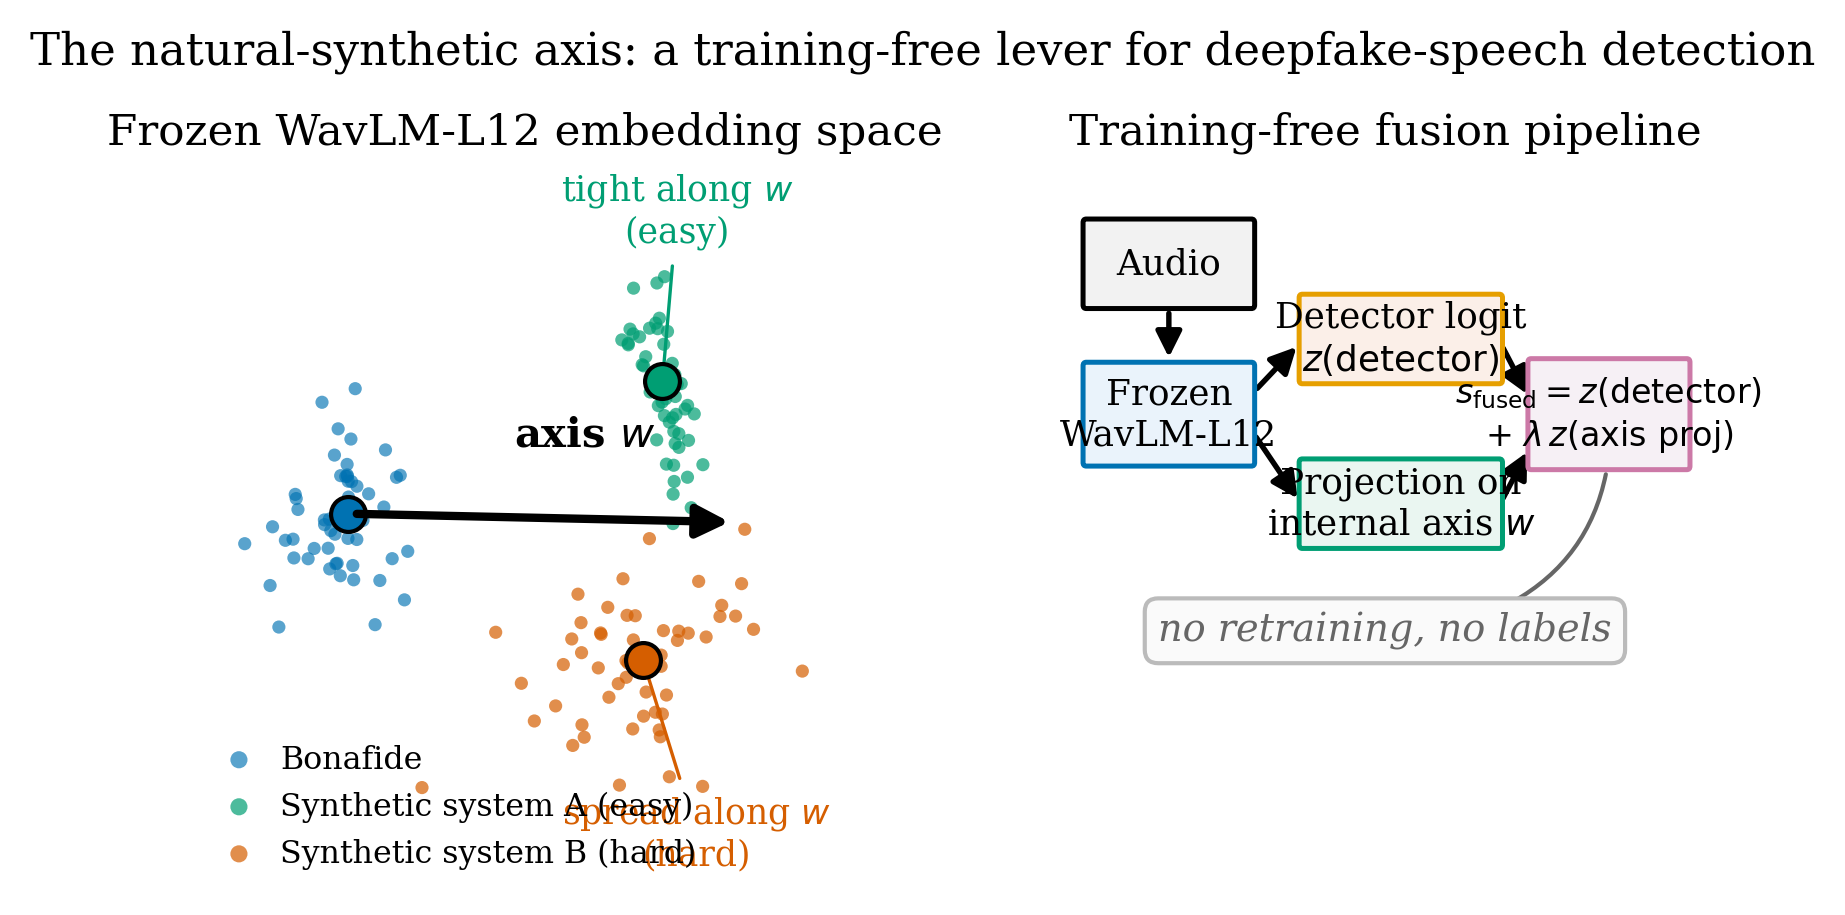

Python code for this plot:
"""Fig 1: schematic concept figure for the natural-synthetic axis lever.

LEFT: 2-D sketch of frozen WavLM-L12 embedding space with a bonafide cluster
and two synthetic-system clusters, showing the natural-synthetic axis w and
"easy" (tight-along-w) vs "hard" (spread-along-w) synthetic systems.

RIGHT: training-free fusion pipeline as a box/arrow diagram.
"""
import os
import sys

import numpy as np
import matplotlib.pyplot as plt
from matplotlib.patches import FancyArrowPatch, FancyBboxPatch, Ellipse
from matplotlib.patches import ConnectionPatch

sys.path.insert(0, os.path.dirname(os.path.abspath(__file__)))
from _style import (apply_style, hide_top_right, save_both, BLUE, VERMILLION,
                     GREEN, PINK, ORANGE, GRAY, LIGHT_GRAY, BLACK,
                     SINGLE_COL_WIDTH)

apply_style()
rng = np.random.default_rng(7)

OUT_DIR = os.path.dirname(os.path.abspath(__file__))

fig = plt.figure(figsize=(SINGLE_COL_WIDTH, 3.1))
gs = fig.add_gridspec(1, 2, width_ratios=[1.05, 1.0], wspace=0.32)

# ---------------------------------------------------------------------------
# LEFT PANEL: embedding-space sketch
# ---------------------------------------------------------------------------
axL = fig.add_subplot(gs[0, 0])

bona_center = np.array([-1.6, 0.0])
easy_center = np.array([1.6, 1.0])
hard_center = np.array([1.4, -1.1])

n = 55
bona_pts = bona_center + rng.normal(scale=[0.42, 0.42], size=(n, 2))

# "easy" system: tight cluster elongated perpendicular to axis (tight ALONG axis)
theta = np.deg2rad(18)
rot = np.array([[np.cos(theta), -np.sin(theta)], [np.sin(theta), np.cos(theta)]])
easy_local = rng.normal(scale=[0.14, 0.5], size=(n, 2))  # narrow along axis (x), spread perpendicular (y)
easy_pts = easy_center + easy_local @ rot.T

# "hard" system: spread along the axis direction (wide along w)
hard_local = rng.normal(scale=[0.75, 0.42], size=(n, 2))
hard_pts = hard_center + hard_local @ rot.T

axL.scatter(bona_pts[:, 0], bona_pts[:, 1], s=10, color=BLUE, alpha=0.65,
            edgecolors="none", label="Bonafide")
axL.scatter(easy_pts[:, 0], easy_pts[:, 1], s=10, color=GREEN, alpha=0.7,
            edgecolors="none", label="Synthetic system A (easy)")
axL.scatter(hard_pts[:, 0], hard_pts[:, 1], s=10, color=VERMILLION, alpha=0.7,
            edgecolors="none", label="Synthetic system B (hard)")

for c, col in [(bona_center, BLUE), (easy_center, GREEN), (hard_center, VERMILLION)]:
    axL.scatter(*c, s=70, color=col, edgecolors="black", linewidths=1.0, zorder=5)

# natural-synthetic axis w: arrow from bonafide centroid toward spoof centroid
spoof_overall_center = (easy_center + hard_center) / 2
w_start = bona_center
w_end = bona_center + 1.28 * (spoof_overall_center - bona_center)
arrow = FancyArrowPatch(w_start, w_end, arrowstyle="-|>", mutation_scale=16,
                         linewidth=2.0, color=BLACK, zorder=6)
axL.add_patch(arrow)
mid = w_start + 0.62 * (w_end - w_start)
axL.annotate(r"axis $w$", xy=mid, xytext=(mid[0] - 0.05, mid[1] + 0.55),
             fontsize=10, fontweight="bold", ha="center")

# annotate tight/spread along w
axL.annotate("tight along $w$\n(easy)", xy=easy_center, xytext=(easy_center[0] + 0.15, easy_center[1] + 1.05),
             fontsize=8.3, ha="center", color=GREEN,
             arrowprops=dict(arrowstyle="-", color=GREEN, lw=0.8))
axL.annotate("spread along $w$\n(hard)", xy=hard_center, xytext=(hard_center[0] + 0.55, hard_center[1] - 1.55),
             fontsize=8.3, ha="center", color=VERMILLION,
             arrowprops=dict(arrowstyle="-", color=VERMILLION, lw=0.8))

axL.set_xlim(-3.2, 3.6)
axL.set_ylim(-2.8, 2.6)
axL.set_xticks([])
axL.set_yticks([])
for s in axL.spines.values():
    s.set_visible(False)
axL.set_title("Frozen WavLM-L12 embedding space", fontsize=10.5)
axL.legend(loc="lower left", frameon=False, fontsize=7.6, handletextpad=0.3,
           borderaxespad=0.1, markerscale=1.3)

# ---------------------------------------------------------------------------
# RIGHT PANEL: training-free fusion pipeline
# ---------------------------------------------------------------------------
axR = fig.add_subplot(gs[0, 1])
axR.set_xlim(0, 10)
axR.set_ylim(0, 10)
axR.axis("off")


def box(ax, xy, w, h, text, fc="white", ec=BLACK, fontsize=8.6, lw=1.2, style="round,pad=0.05"):
    x, y = xy
    b = FancyBboxPatch((x, y), w, h, boxstyle=style, linewidth=lw,
                        edgecolor=ec, facecolor=fc, zorder=3)
    ax.add_patch(b)
    ax.text(x + w / 2, y + h / 2, text, ha="center", va="center", fontsize=fontsize,
            zorder=4, linespacing=1.25)
    return (x, y, w, h)


def arrow(ax, p0, p1, color=BLACK, lw=1.3, style="-|>", connectionstyle=None):
    a = FancyArrowPatch(p0, p1, arrowstyle=style, mutation_scale=13,
                         linewidth=lw, color=color, zorder=2,
                         connectionstyle=connectionstyle)
    ax.add_patch(a)


b_audio = box(axR, (0.3, 8.1), 2.6, 1.15, "Audio", fc="#F2F2F2")
b_wavlm = box(axR, (0.3, 5.9), 2.6, 1.35, "Frozen\nWavLM-L12", fc="#EAF3FB", ec=BLUE)

arrow(axR, (1.6, 8.1), (1.6, 7.25))

b_logit = box(axR, (3.7, 7.05), 3.1, 1.15, "Detector logit\n$z(\\mathrm{detector})$", fc="#FBEFE8", ec=ORANGE)
b_proj = box(axR, (3.7, 4.75), 3.1, 1.15, "Projection on\ninternal axis $w$", fc="#EAF6F1", ec=GREEN)

arrow(axR, (2.9, 6.85), (3.7, 7.6))
arrow(axR, (2.9, 6.35), (3.7, 5.3))

b_fuse = box(axR, (7.3, 5.85), 2.45, 1.45, "$s_{\\mathrm{fused}} = z(\\mathrm{detector})$\n$+\\ \\lambda\\, z(\\mathrm{axis\\ proj})$",
             fc="#F6F0F5", ec=PINK, fontsize=8.0)

arrow(axR, (6.8, 7.6), (7.3, 6.75))
arrow(axR, (6.8, 5.3), (7.3, 6.15))

axR.text(5.0, 3.55, "no retraining, no labels", ha="center", va="center",
         fontsize=9.2, fontstyle="italic", color=GRAY,
         bbox=dict(boxstyle="round,pad=0.35", facecolor="#FAFAFA", edgecolor=LIGHT_GRAY))
arrow(axR, (8.5, 5.85), (6.9, 3.9), connectionstyle="arc3,rad=-0.25", color=GRAY, lw=1.0, style="-")

axR.set_title("Training-free fusion pipeline", fontsize=10.5)

fig.suptitle("The natural-synthetic axis: a training-free lever for deepfake-speech detection",
             fontsize=10.8, y=1.03)

paths = save_both(fig, OUT_DIR, "fig1_concept")
print("Saved:", paths)
